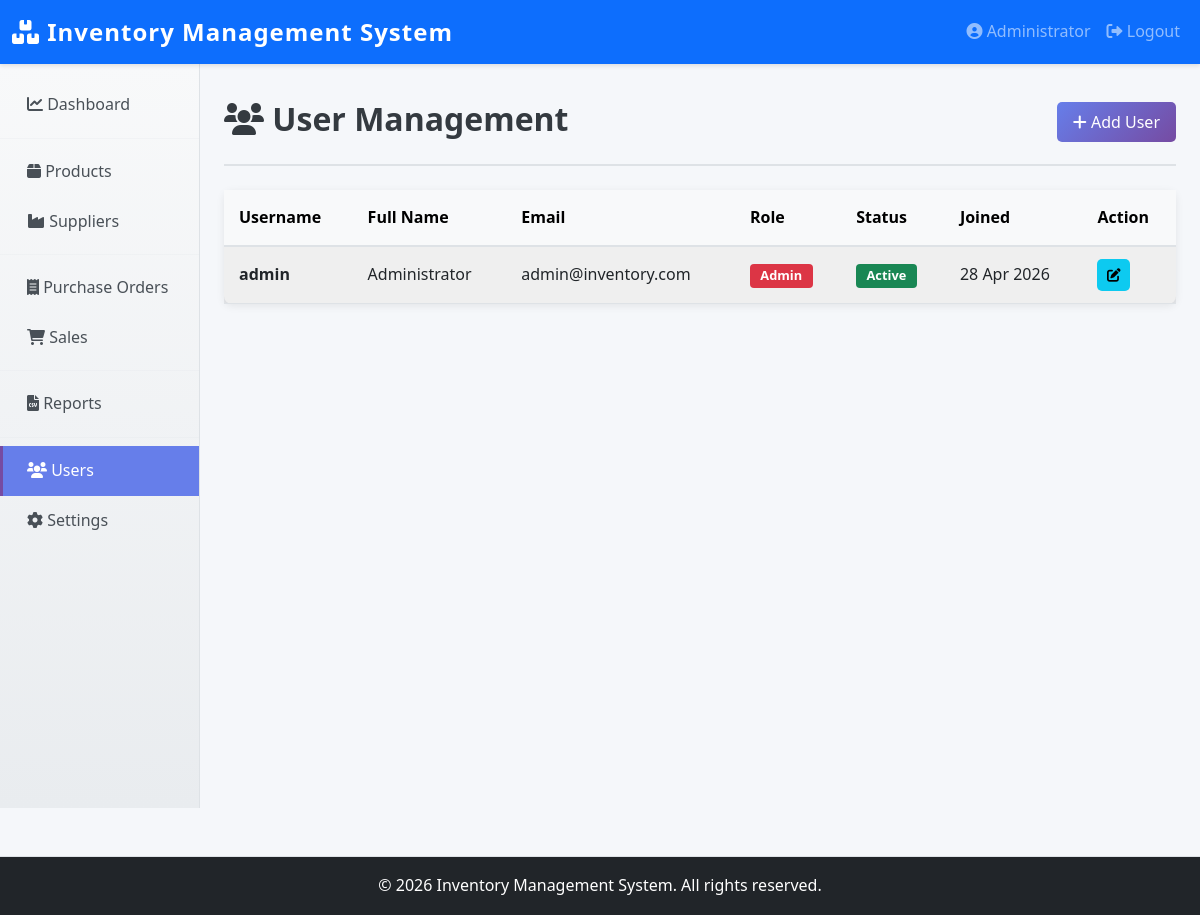
The app's page /public/users.php (signed in) with its own data.
### tables this page shows
CREATE TABLE IF NOT EXISTS users (
    id INT PRIMARY KEY AUTO_INCREMENT,
    username VARCHAR(50) UNIQUE NOT NULL,
    email VARCHAR(100) UNIQUE NOT NULL,
    password VARCHAR(255) NOT NULL,
    full_name VARCHAR(100),
    role ENUM('Admin', 'Staff') DEFAULT 'Staff',
    status ENUM('Active', 'Inactive') DEFAULT 'Active',
    created_at TIMESTAMP DEFAULT CURRENT_TIMESTAMP,
    updated_at TIMESTAMP DEFAULT CURRENT_TIMESTAMP ON UPDATE CURRENT_TIMESTAMP,
    INDEX idx_username (username),
    INDEX idx_role (role)
);

### app/config/Database.php (called while the page is built, shortened)
<?php
class Database {
    private $connection;
    private static $instance = null;
    public static function getInstance() {
        if (self::$instance === null) {
            self::$instance = new self();
        }
        return self::$instance;
    }
    private function __construct() {
        $this->connection = new mysqli(DB_HOST, DB_USER, DB_PASS, DB_NAME);
        $this->connection->set_charset('utf8mb4');
    }
    public function query($sql, $params = [], $types = '') {
        try {
            $stmt = $this->connection->prepare($sql);
            if (!$stmt->execute()) {
                throw new Exception("Execute failed: " . $stmt->error);
            }
            return $stmt;
        } catch (Exception $e) {
            error_log("Database Error: " . $e->getMessage());
            throw $e;
        }
    }
    public function fetchAll($sql, $params = [], $types = '') {
        $stmt = $this->query($sql, $params, $types);
        $result = $stmt->get_result();
        $data = [];
        while ($row = $result->fetch_assoc()) {
            $data[] = $row;
        }
        return $data;
    }
}
?>

### app/models/User.php (called while the page is built, shortened)
<?php
require_once __DIR__ . '/../config/Database.php';
require_once __DIR__ . '/../config/Helper.php';
class User {
    private $db;
    public function __construct() {
        $this->db = Database::getInstance();
    }
    public function getAll($limit = null, $offset = 0) {
        $sql = "SELECT id, username, email, full_name, role, status, created_at FROM users ORDER BY created_at DESC";
        return $this->db->fetchAll($sql);
    }
}
?>

### app/config/Helper.php (called while the page is built, shortened)
<?php
class Helper {
    public static function formatDate($date, $format = 'd M Y') {
        return date($format, strtotime($date));
    }
}
?>

### public/users.php (the view, shortened to what this page needs)
<?php
require_once __DIR__ . '/../app/config/Database.php';
require_once __DIR__ . '/../app/config/Helper.php';
require_once __DIR__ . '/../app/controllers/AuthController.php';
require_once __DIR__ . '/../app/models/User.php';
$userModel = new User();
$users = $userModel->getAll(null);
?>
<?php include __DIR__ . '/../views/layouts/header.php'; ?>
<div class="page-header mb-4">
    <div class="d-flex justify-content-between align-items-center">
        <h1 class="h2"><i class="fas fa-users"></i> User Management</h1>
        <button class="btn btn-primary" data-bs-toggle="modal" data-bs-target="#addUserModal">
            <i class="fas fa-plus"></i> Add User
        </button>
    </div>
</div>
<div class="card shadow">
    <div class="table-responsive">
        <table class="table table-striped table-hover mb-0">
            <thead class="table-light">
                <tr>
                    <th>Username</th>
                    <th>Full Name</th>
                    <th>Email</th>
                    <th>Role</th>
                    <th>Status</th>
                    <th>Joined</th>
                    <th>Action</th>
                </tr>
            </thead>
            <tbody>
                <?php if (count($users) > 0): ?>
                    <?php foreach ($users as $user): ?>
                        <tr>
                            <td><strong><?php echo $user['username']; ?></strong></td>
                            <td><?php echo $user['full_name']; ?></td>
                            <td><?php echo $user['email']; ?></td>
                            <td>
                                <span class="badge bg-<?php echo $user['role'] === 'Admin' ? 'danger' : 'primary'; ?>">
                                    <?php echo $user['role']; ?>
                                </span>
                            </td>
                            <td>
                                <span class="badge bg-<?php echo $user['status'] === 'Active' ? 'success' : 'secondary'; ?>">
                                    <?php echo $user['status']; ?>
                                </span>
                            </td>
                            <td><?php echo Helper::formatDate($user['created_at']); ?></td>
                            <td>
                                <button class="btn btn-sm btn-info edit-user"
                                        data-id="<?php echo $user['id']; ?>"
                                        data-bs-toggle="modal" data-bs-target="#editUserModal">
                                    <i class="fas fa-edit"></i>
                                </button>
                            </td>
                        </tr>
                    <?php endforeach; ?>
                <?php endif; ?>
            </tbody>
        </table>
    </div>
</div>
<?php include __DIR__ . '/../views/layouts/footer.php'; ?>

### public/css/style.css (style rules this page uses)
:root { --primary-color: #667eea; --secondary-color: #764ba2; --success-color: #28a745; --danger-color: #dc3545; --warning-color: #ffc107; --info-color: #17a2b8; --light-color: #f8f9fa; --dark-color: #343a40; }
* { margin: 0; padding: 0; box-sizing: border-box; }
body { font-family: 'Segoe UI', Tahoma, Geneva, Verdana, sans-serif; background-color: #f5f7fa; color: #333; line-height: 1.6; }
.page-header { padding: 20px 0; border-bottom: 2px solid #dee2e6; margin-bottom: 30px; }
.page-header h1 { color: var(--dark-color); font-weight: 600; margin-bottom: 5px; }
.card { border: none; border-radius: 8px; transition: transform 0.3s, box-shadow 0.3s; }
.table { margin-bottom: 0; }
.table thead { background-color: #f8f9fa; font-weight: 600; }
.table-striped tbody tr:nth-of-type(odd) { background-color: rgba(0, 0, 0, 0.01); }
.table td { vertical-align: middle; padding: 12px 15px; }
.table th { padding: 15px; border-bottom: 2px solid #dee2e6; }
.badge { padding: 0.35rem 0.65rem; font-size: 0.8rem; font-weight: 600; border-radius: 4px; }
.btn { padding: 0.5rem 1rem; border-radius: 5px; font-weight: 500; transition: all 0.3s ease; border: none; }
.btn-primary { background: linear-gradient(135deg, var(--primary-color) 0%, var(--secondary-color) 100%); color: white; }
.btn-sm { padding: 0.35rem 0.6rem; font-size: 0.85rem; }
.shadow { box-shadow: 0 2px 8px rgba(0, 0, 0, 0.08) !important; }

### records on screen
users: username "admin", full_name "Administrator", email "admin@inventory.com", role "Admin", status "Active", created_at "28 Apr 2026"

### other values on screen
APP_NAME "Inventory Management System"
$_SESSION['user_name'] "Administrator"
